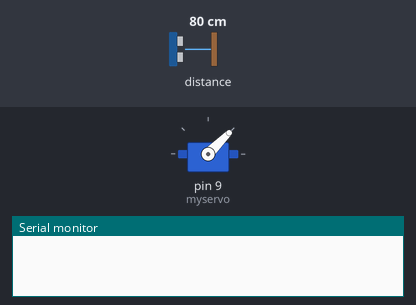
A sketch run on a simulated Arduino Uno, built for the host (arithmetic inside an expression is 32-bit, double 64-bit). On the bench: servo, the last lines printed to the serial monitor. Inputs (shaded band) come from the test bench; at power-on: distance to the obstacle 80 cm.

Above: at 0.7 s.
At 3.9 s:
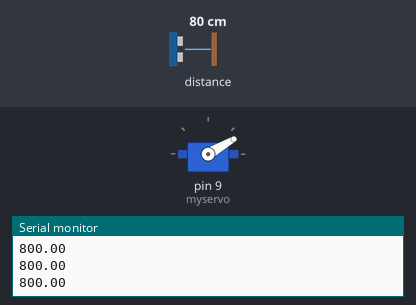
4.0 s: distance to the obstacle set to 2 cm
At 7.8 s:
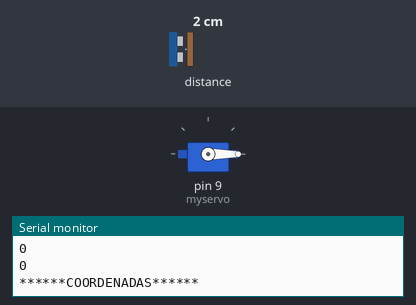
Timing chart, 0 to 13.0 s (numbered marks = the images above; inputs shaded):
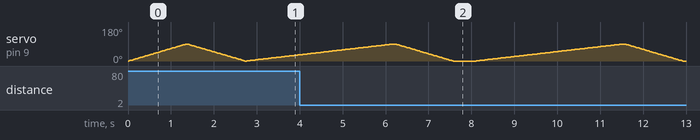

The sketch:

ProyectoSensores.ino
```cpp
//Intentar que primero lea los valores y luego le aplique el filtro. O probar con menos mediciones.
#include <Wire.h>
#include <VL53L0X.h>
#include <Servo.h>

VL53L0X sensor;
Servo myservo;

int pos=0,dis=0,aren1=0, aren2=0, aren3=0,acol1=0,acol2=0,acol3=0, obj1[10][2]={0},obj2[10][2]={0},obj3[10][2]={0}, cont1=0,cont2=0,cont3=0,flag=0;
int tobjs[90]={0};
int c, d, n=7, med=3;
double lectura, a[7]={0}, aux[7]={0}, chan;

void setup()
{
  Serial.begin(9600);
  Wire.begin();
  myservo.attach(9);

  sensor.setTimeout(500);
  if (!sensor.init())
  {
    Serial.println("Failed to detect and initialize sensor!");
    while (1) {}
  }

  sensor.setMeasurementTimingBudget(200000);
  for (pos = 0; pos <= 90; pos += 1) { // goes from 0 degrees to 180 degrees
    // in steps of 1 degree
    myservo.write(pos);              // tell servo to go to position in variable 'pos'
    delay(15);                       // waits 15ms for the servo to reach the position
  }
  for (pos = 90; pos >= 0; pos -= 1) { // goes from 180 degrees to 0 degrees
    myservo.write(pos);              // tell servo to go to position in variable 'pos'
    delay(15);                       // waits 15ms for the servo to reach the position
  }

}

void loop()
{
  Serial.println("Medicion");
  int i=0,c,d, swap1,swap0,band1=0,band2=0,band3=0, c1=0, c2=0, c3=0, cfr=0, ren1=0, ren2=0, ren3=0,col1=0,col2=0,col3=0;
  float gr=PI/180,x1=0, x2=0, x3=0, y1=0, y2=0, y3=0;
  for (pos = 0; pos <= 90; pos += 1) { // goes from 0 degrees to 180 degrees
    //Cambia posición
    myservo.write(pos);

    //Comprueba que no haya error
    if (sensor.timeoutOccurred()) { Serial.print(" TIMEOUT"); }

    //Toma distancia
    lectura=sensor.readRangeSingleMillimeters();
    if(lectura>850){
      lectura=0;
    }

    //FILTRO DE MEDIANA
    a[n-1] = lectura;

      for(c=0; c<n; c++)
    {
      aux[c]=a[c];
    }

    //Saca la mediana
    for (c = 0 ; c < n - 1; c++)
    {
      for (d = 0 ; d < n - c - 1; d++)
      {
        if (a[d] > a[d+1])
        {
          chan       = a[d];
          a[d]   = a[d+1];
          a[d+1] = chan;
        }
      }
    }

    Serial.println(a[med]);
    tobjs[pos]=a[med];
    //Serial.println(lectura);

    for(c=0; c<n; c++)
    {
      a[c]=aux[c];
    }

    for(c=0; c<(n-1); c++)
    {
      a[c] = a[c+1];
    }

    /*Impresion de datos
    Serial.print("Ángulo: ");
    Serial.print(pos);*/
    //Serial.print("    Distancia: ");
    /*if(lectura>850){
      Serial.print(0);
    }
    else{
      Serial.print(lectura);
    }

    Serial.println();*/

    delay(5);

  }//for

  //Asignar objetos

      for(pos=0;pos<90;pos++){
        if((band3==0)&&(tobjs[pos]!=0)&&(band2==1)){
        //Serial.println("Entre a objeto 3");
        obj3[c3][0]=pos;
        obj3[c3][1]=tobjs[pos];
       // Serial.print("Pos: ");
        //Serial.print(obj3[c3][0]);
        //Serial.print(" Dis: ");
        //Serial.println(obj3[c3][1]);
        if(tobjs[pos+1]==0){
          band3=1;
        }
        c3++;
      }


      if((band2==0)&&(tobjs[pos]!=0)&&(band1==1)){
        //Serial.println("Entre a objeto 2");
        obj2[c2][0]=pos;
        obj2[c2][1]=tobjs[pos];
        //Serial.print("Pos: ");
        //Serial.print(obj2[c2][0]);
        //Serial.print(" Dis: ");
        //Serial.println(obj2[c2][1]);
        if(tobjs[pos+1]==0){
          band2=1;
        }
        c2++;
      }

      if((band1==0)&&(tobjs[pos]!=0)){
        obj1[c1][0]=pos;
        obj1[c1][1]=tobjs[pos];
        //Serial.print("Pos: ");
        //Serial.print(obj1[c1][0]);
        //Serial.print(" Dis: ");
        //Serial.println(obj1[c1][1]);
        if(tobjs[pos+1]==0){
          band1=1;
          //Serial.println("Cambié estado bandera 1");
        }
        c1++;
      }

  }

  //Sacar valor medio de ángulo

  if(c1!=0){
    if(c1%2==0){
    c1=c1/2;
  }
  else{
    c1=(c1-1)/2;
  }
  }

  if(c2!=0){
    if(c2%2==0){
    c2=c2/2;
  }
  else{
    c2=(c2-1)/2;
  }
  }

  if(c3!=0){
    if(c3%2==0){
    c3=c3/2;
  }
  else{
    c3=(c3-1)/2;
  }
  }

  Serial.println("*******CONTADORES*******");
  Serial.println(c1);
  Serial.println(c2);
  Serial.println(c3);


     //Rectangulares

   x1=obj1[c1][1]*sin(obj1[c1][0]*gr);
   y1=obj1[c1][1]*cos(obj1[c1][0]*gr);
   x2=obj2[c2][1]*sin(obj2[c2][0]*gr);
   y2=obj2[c2][1]*cos(obj2[c2][0]*gr);
   x3=obj3[c3][1]*sin(obj3[c3][0]*gr);
   y3=obj3[c3][1]*cos(obj3[c3][0]*gr);

   if(x1!=0){
    x1=x1/10;
    x1=x1-2;
   }
   if(y1!=0){
    y1=y1/10;
    y1=y1-2;
   }
   if(x2!=0){
    x2=x2/10;
    x2=x2-2;
   }
   if(y2!=0){
    y2=y2/10;
    y2=y2-2;
   }
   if(x3!=0){
    x3=x3/10;
    x3=x3-2;
   }
   if(y3!=0){
    y3=y3/10;
    y3=y3-2;
   }

  //Impresion de cuadrante

  Serial.println("******COORDENADAS******");
  Serial.println();

    if(((aren1-2.5)>x1||(aren1+2.5)<x1)&&((acol1-2.5)>y1||(acol1+2.5)<y1))
    {
      cont1=1;
      //Serial.println("Volvio cont1 a 1");
    }
    if((cont1<=3)&&(cont1!=0)&&(c1!=0))
    {
      Serial.print("Objeto 1: ");
      Serial.print(x1);
      Serial.print(" ,");
      Serial.println(y1);
      Serial.print("Contador actual: ");
      Serial.println(cont1);
      cont1++;
      //Serial.print("Contador1 siguiente (++): ");
      //Serial.println(cont1);
    }
    aren1=x1;
    acol1=y1;

     Serial.println();

    if(((aren2-2.5)>x2||(aren2+2.5)<x2)&&((acol2-2.5)>y2||(acol2+2.5)<y2))
    {
      cont2=1;
    }
    if((cont2<=3)&&(cont2!=0)&&(c2!=0))
    {
    Serial.print("Objeto 2: ");
    Serial.print(x2);
    Serial.print(" ,");
    Serial.println(y2);
    Serial.print("Contador2 actual: ");
    Serial.println(cont2);
    cont2++;
    //Serial.print("Contador2 siguiente (++): ");
    //Serial.println(cont2);
    }

    aren2=x2;
    acol2=y2;

     Serial.println();

    if(((aren3-2.5)>x3||(aren3+2.5)<x3)&&((acol3-2.5)>y3||(acol3+2.5)<y3))
    {
      cont3=1;
    }
    if((cont3<=3)&&(cont3!=0)&&(c3!=0))
    {
    Serial.print("Objeto 3: ");
    Serial.print(x3);
    Serial.print(" ,");
    Serial.println(y3);
    Serial.print("Contador3 actual: ");
    Serial.println(cont3);
    cont3++;
    //Serial.print("Contador3 siguiente (++): ");
    //Serial.println(cont3);
    }

    aren3=x3;
    acol3=y3;

    /*if(flag==0){
      cont1++;
      cont2++;
      cont3++;
      flag=100;
    }*/

    for(i=0;i<7;i++){
      a[i]=0;
      aux[i]=0;
    }

     Serial.println();

    for (pos = 90; pos >= 0; pos -= 1) { // goes from 180 degrees to 0 degrees
    myservo.write(pos);              // tell servo to go to position in variable 'pos'
    delay(15);                       // waits 15ms for the servo to reach the position
    }
    delay(500);
}
```
